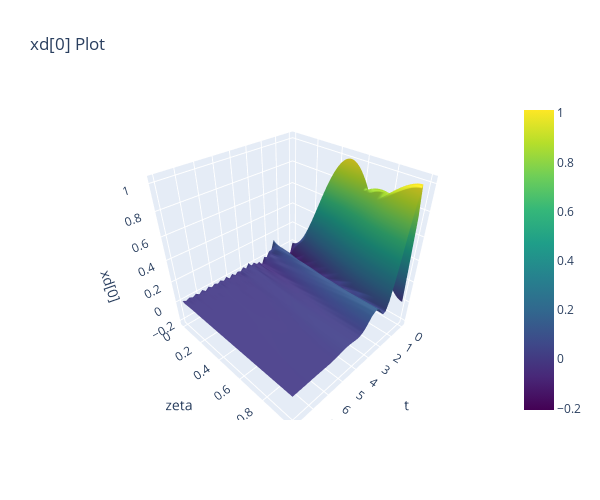
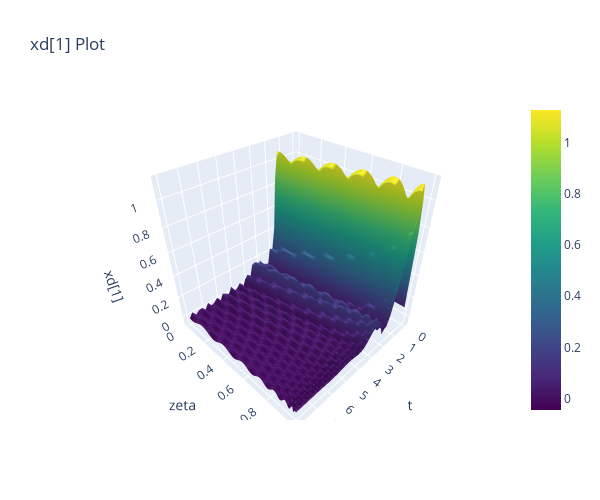

Write notebook code for charts like these, in order.
### Code cell
# Create z_grid and t_grid for meshgrid
z_grid, t_grid = np.meshgrid(t_eval_d, zeta)

# Create data traces for xd[0]
xd0_trace = go.Surface(x=z_grid, y=t_grid, z=x_MPC[0], colorscale='Viridis', name='xd[0]')

# Create a layout for xd[0] plot
xd0_layout = go.Layout(
    scene=dict(
        xaxis=dict(title='t'),
        yaxis=dict(title='zeta'),
        zaxis=dict(title='xd[0]'),
        aspectmode='cube'  # Forces the plot to have equal aspect ratio for all axes
    ),
    title='xd[0] Plot',
    width=600,
    height=500,
)

# Create a figure for xd[0] plot
xd0_fig = go.Figure(data=[xd0_trace], layout=xd0_layout)

# Plot xd[0] figure
xd0_fig.show()


# Create data traces for xd[1]
xd1_trace = go.Surface(x=z_grid, y=t_grid, z=x_MPC[1], colorscale='Viridis', name='xd[1]')

# Create a layout for xd[1] plot
xd1_layout = go.Layout(
    scene=dict(
        xaxis=dict(title='t'),
        yaxis=dict(title='zeta'),
        zaxis=dict(title='xd[1]'),
        aspectmode='cube'  # Forces the plot to have equal aspect ratio for all axes
    ),
    title='xd[1] Plot',
    width=600,
    height=500,
)

# Create a figure for xd[1] plot
xd1_fig = go.Figure(data=[xd1_trace], layout=xd1_layout)

# Plot xd[1] figure
xd1_fig.show()

### Figure 1 — Plotly figure (JSON) as saved in the notebook; plotly's stock layout.template omitted (floating-point values rounded to 4 significant figures; data arrays with more than 128 entries replaced by an {"elided": "..."} marker saying what was removed)
{"data": [{"colorscale": [[0, "#440154"], [0.1111, "#482878"], [0.2222, "#3e4989"], [0.3333, "#31688e"], [0.4444, "#26828e"], [0.5556, "#1f9e89"], [0.6667, "#35b779"], [0.7778, "#6ece58"], [0.8889, "#b5de2b"], [1, "#fde725"]], "name": "xd[0]", "type": "surface", "x": {"elided": "100x41 float values"}, "y": {"elided": "100x41 float values"}, "z": {"elided": "100x41 float values"}}], "layout": {"height": 500, "scene": {"aspectmode": "cube", "xaxis": {"title": {"text": "t"}}, "yaxis": {"title": {"text": "zeta"}}, "zaxis": {"title": {"text": "xd[0]"}}}, "title": {"text": "xd[0] Plot"}, "width": 600}}

### Figure 2 — Plotly figure (JSON) as saved in the notebook; plotly's stock layout.template omitted (floating-point values rounded to 4 significant figures; data arrays with more than 128 entries replaced by an {"elided": "..."} marker saying what was removed)
{"data": [{"colorscale": [[0, "#440154"], [0.1111, "#482878"], [0.2222, "#3e4989"], [0.3333, "#31688e"], [0.4444, "#26828e"], [0.5556, "#1f9e89"], [0.6667, "#35b779"], [0.7778, "#6ece58"], [0.8889, "#b5de2b"], [1, "#fde725"]], "name": "xd[1]", "type": "surface", "x": {"elided": "100x41 float values"}, "y": {"elided": "100x41 float values"}, "z": {"elided": "100x41 float values"}}], "layout": {"height": 500, "scene": {"aspectmode": "cube", "xaxis": {"title": {"text": "t"}}, "yaxis": {"title": {"text": "zeta"}}, "zaxis": {"title": {"text": "xd[1]"}}}, "title": {"text": "xd[1] Plot"}, "width": 600}}
